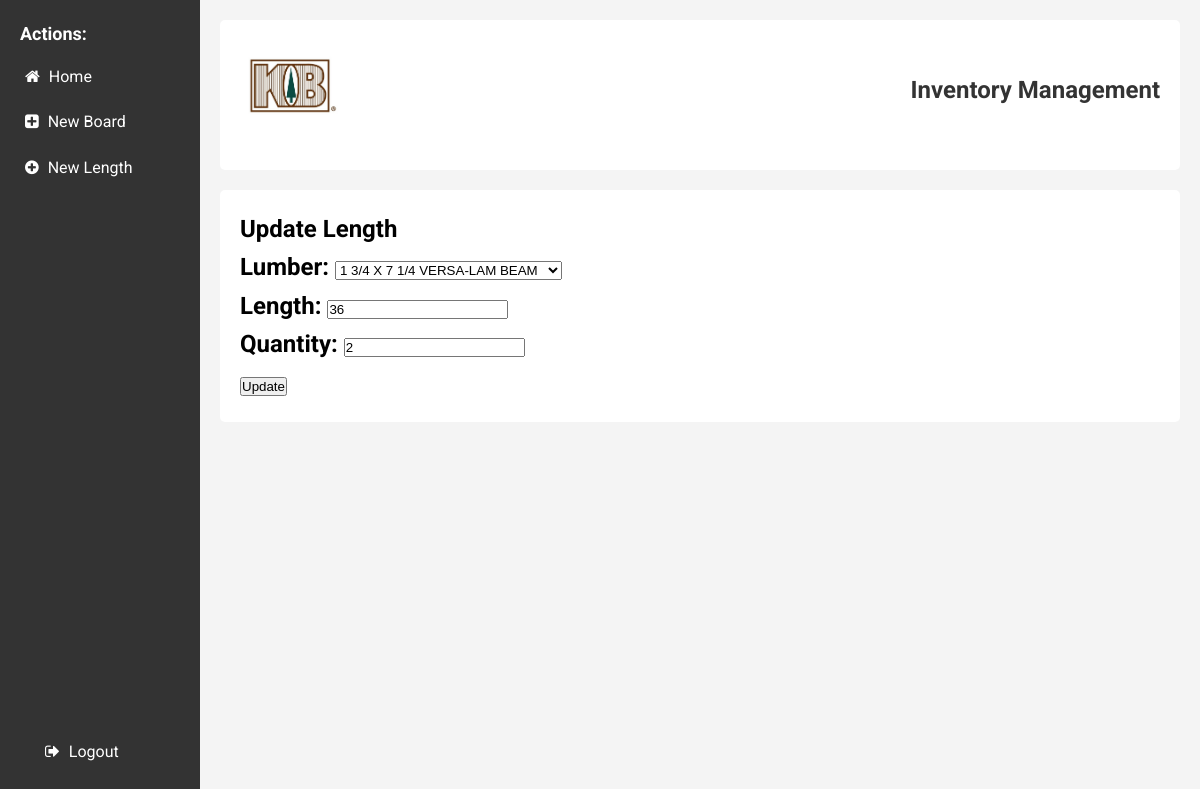
The app's page /inventory/lengths/2/edit (signed in) with its own data.
### inventory/models.py (models this page shows, shortened)
class Length(models.Model):
    lumber = models.ForeignKey(Lumber, on_delete=models.CASCADE)
    length = models.PositiveIntegerField(default=0)
    quantity = models.PositiveIntegerField(default=0)
    class Meta:
        unique_together = ('lumber', 'length')

### inventory/views.py (the view)
# urls.py: path('lengths/<str:pk>/edit', views.LengthUpdate.as_view(), name='lengthupdate'),
class LengthUpdate(LoginRequiredMixin, UpdateView):
    template_name = "inventory/length_update.html"
    model = Length
    form_class = LengthForm
    success_url = reverse_lazy('home')

### inventory/forms.py
class LengthForm(forms.ModelForm):
    class Meta:
        model = Length
        fields = ['lumber', 'length', 'quantity']

### inventory/models.py (called while the page is built)
    def __str__(self):
        return self.name

### inventory/templates/inventory/length_update.html (shortened to what this page needs)
{% extends 'base.html' %} {% load static %} {% block content %}
<h2>Update Length<h2>
<form method="post">
    {{ form.as_p }}
    <input type="submit" value="Update" />
</form>
{% endblock %}

### inventory/static/inventory/style.css (style rules this page uses)
* { margin: 0; padding: 0; box-sizing: border-box; }
body { font-family: 'Roboto', sans-serif; line-height: 1.6; background-color: #f4f4f4; }

### records on screen
Length: lumber "1 3/4 X 7 1/4 VERSA-LAM BEAM", length "36", quantity "2"
